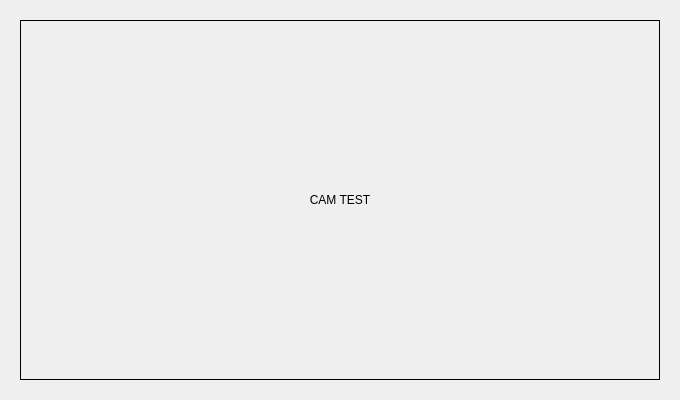
<?xml version="1.0" encoding="UTF-8"?>
<ui version="4.0">
 <class>MainWindowDesign</class>
 <widget class="QMainWindow" name="MainWindowDesign">
  <property name="geometry">
   <rect>
    <x>0</x>
    <y>0</y>
    <width>680</width>
    <height>400</height>
   </rect>
  </property>
  <property name="sizePolicy">
   <sizepolicy hsizetype="Fixed" vsizetype="Fixed">
    <horstretch>0</horstretch>
    <verstretch>0</verstretch>
   </sizepolicy>
  </property>
  <property name="windowTitle">
   <string>IRC23-CREATIVE OPERATOR</string>
  </property>
  <property name="windowIcon">
   <iconset theme="game">
    <normaloff>../resources/images/icon.png</normaloff>../resources/images/icon.png</iconset>
  </property>
  <property name="locale">
   <locale language="English" country="Australia"/>
  </property>
  <property name="tabShape">
   <enum>QTabWidget::Rounded</enum>
  </property>
  <widget class="QWidget" name="centralwidget">
   <widget class="QLabel" name="label_camTest">
    <property name="geometry">
     <rect>
      <x>20</x>
      <y>20</y>
      <width>640</width>
      <height>360</height>
     </rect>
    </property>
    <property name="sizePolicy">
     <sizepolicy hsizetype="Fixed" vsizetype="Fixed">
      <horstretch>0</horstretch>
      <verstretch>0</verstretch>
     </sizepolicy>
    </property>
    <property name="frameShape">
     <enum>QFrame::Box</enum>
    </property>
    <property name="text">
     <string>CAM TEST</string>
    </property>
    <property name="alignment">
     <set>Qt::AlignCenter</set>
    </property>
   </widget>
  </widget>
  <action name="action_Quit">
   <property name="text">
    <string>&amp;Quit</string>
   </property>
   <property name="shortcut">
    <string>Ctrl+Q</string>
   </property>
   <property name="shortcutContext">
    <enum>Qt::ApplicationShortcut</enum>
   </property>
  </action>
  <action name="action_Preferences">
   <property name="text">
    <string>&amp;Preferences</string>
   </property>
  </action>
  <action name="actionAbout">
   <property name="text">
    <string>&amp;About</string>
   </property>
  </action>
  <action name="actionAbout_Qt">
   <property name="text">
    <string>About &amp;Qt</string>
   </property>
  </action>
 </widget>
 <resources/>
 <connections>
  <connection>
   <sender>action_Quit</sender>
   <signal>triggered()</signal>
   <receiver>MainWindowDesign</receiver>
   <slot>close()</slot>
   <hints>
    <hint type="sourcelabel">
     <x>-1</x>
     <y>-1</y>
    </hint>
    <hint type="destinationlabel">
     <x>399</x>
     <y>299</y>
    </hint>
   </hints>
  </connection>
 </connections>
</ui>
